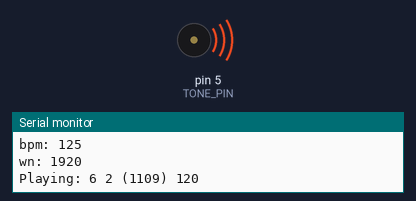
The sketch below on a simulated Arduino Uno, built with avr-gcc and run on an emulated ATmega328P. Shown: buzzer (waves = sounding), the last lines printed to the serial monitor. Storage starts empty.

Above: at 0.1 s.
At 11.2 s:
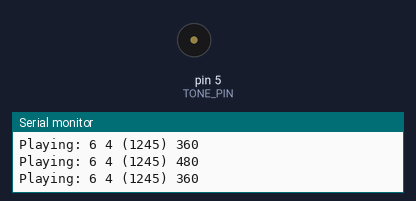
Timing chart, 0 to 12.7 s (numbered marks = the images above):
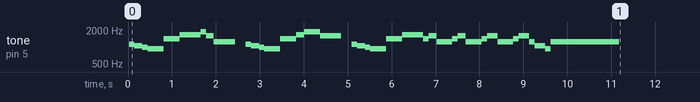

The sketch:

play.ino
```cpp
// d стандартная длительность
// o основная октава
// b скорость четвертных нот в минуту
// . Точка, помещённая рядом с символом ноты или паузы, увеличивает длительность.
//Одна точка увеличивает длительность на половину её значения. (!код не поддерживает несколько точек)
// # добавить полтона
// 8a6 первая цифра длительность ноты если нет, то обычная длительность
// Число за нотой - актава
// , разделитель нот
#include <FS.h>                      //Содержится в пакете
#define TONE_PIN 5

#define NOTE_C4  262
#define NOTE_CS4 277
#define NOTE_D4  294
#define NOTE_DS4 311
#define NOTE_E4  330
#define NOTE_F4  349
#define NOTE_FS4 370
#define NOTE_G4  392
#define NOTE_GS4 415
#define NOTE_A4  440
#define NOTE_AS4 466
#define NOTE_B4  494
#define NOTE_C5  523
#define NOTE_CS5 554
#define NOTE_D5  587
#define NOTE_DS5 622
#define NOTE_E5  659
#define NOTE_F5  698
#define NOTE_FS5 740
#define NOTE_G5  784
#define NOTE_GS5 831
#define NOTE_A5  880
#define NOTE_AS5 932
#define NOTE_B5  988
#define NOTE_C6  1047
#define NOTE_CS6 1109
#define NOTE_D6  1175
#define NOTE_DS6 1245
#define NOTE_E6  1319
#define NOTE_F6  1397
#define NOTE_FS6 1480
#define NOTE_G6  1568
#define NOTE_GS6 1661
#define NOTE_A6  1760
#define NOTE_AS6 1865
#define NOTE_B6  1976
#define NOTE_C7  2093
#define NOTE_CS7 2217
#define NOTE_D7  2349
#define NOTE_DS7 2489
#define NOTE_E7  2637
#define NOTE_F7  2794
#define NOTE_FS7 2960
#define NOTE_G7  3136
#define NOTE_GS7 3322
#define NOTE_A7  3520
#define NOTE_AS7 3729
#define NOTE_B7  3951

int notes[] = { 0,
NOTE_C4, NOTE_CS4, NOTE_D4, NOTE_DS4, NOTE_E4, NOTE_F4, NOTE_FS4, NOTE_G4, NOTE_GS4, NOTE_A4, NOTE_AS4, NOTE_B4,
NOTE_C5, NOTE_CS5, NOTE_D5, NOTE_DS5, NOTE_E5, NOTE_F5, NOTE_FS5, NOTE_G5, NOTE_GS5, NOTE_A5, NOTE_AS5, NOTE_B5,
NOTE_C6, NOTE_CS6, NOTE_D6, NOTE_DS6, NOTE_E6, NOTE_F6, NOTE_FS6, NOTE_G6, NOTE_GS6, NOTE_A6, NOTE_AS6, NOTE_B6,
NOTE_C7, NOTE_CS7, NOTE_D7, NOTE_DS7, NOTE_E7, NOTE_F7, NOTE_FS7, NOTE_G7, NOTE_GS7, NOTE_A7, NOTE_AS7, NOTE_B7
};
//String song = "The Simpsons:d=4,o=5,b=160:c.6,e6,f#6,8a6,g.6,e6,c6,8a,8f#,8f#,8f#,2g,8p,8p,8f#,8f#,8f#,8g,a#.,8c6,8c6,8c6,c6";
//String song = "Indiana:d=4,o=5,b=250:e,8p,8f,8g,8p,1c6,8p.,d,8p,8e,1f,p.,g,8p,8a,8b,8p,1f6,p,a,8p,8b,2c6,2d6,2e6,e,8p,8f,8g,8p,1c6,p,d6,8p,8e6,1f.6,g,8p,8g,e.6,8p,d6,8p,8g,e.6,8p,d6,8p,8g,f.6,8p,e6,8p,8d6,2c6";
//String song = "Entertainer:d=4,o=5,b=140:8d,8d#,8e,c6,8e,c6,8e,2c.6,8c6,8d6,8d#6,8e6,8c6,8d6,e6,8b,d6,2c6,p,8d,8d#,8e,c6,8e,c6,8e,2c.6,8p,8a,8g,8f#,8a,8c6,e6,8d6,8c6,8a,2d6";
//String song  = "Looney:d=4,o=5,b=140:32p,c6,8f6,8e6,8d6,8c6,a.,8c6,8f6,8e6,8d6,8d#6,e.6,8e6,8e6,8c6,8d6,8c6,8e6,8c6,8d6,8a,8c6,8g,8a#,8a,8f";
//String song  = "Bond:d=4,o=5,b=80:32p,16c#6,32d#6,32d#6,16d#6,8d#6,16c#6,16c#6,16c#6,16c#6,32e6,32e6,16e6,8e6,16d#6,16d#6,16d#6,16c#6,32d#6,32d#6,16d#6,8d#6,16c#6,16c#6,16c#6,16c#6,32e6,32e6,16e6,8e6,16d#6,16d6,16c#6,16c#7,c.7,16g#6,16f#6,g#.6";
//String song   = "MASH:d=8,o=5,b=140:4a,4g,f#,g,p,f#,p,g,p,f#,p,2e.,p,f#,e,4f#,e,f#,p,e,p,4d.,p,f#,4e,d,e,p,d,p,e,p,d,p,2c#.,p,d,c#,4d,c#,d,p,e,p,4f#,p,a,p,4b,a,b,p,a,p,b,p,2a.,4p,a,b,a,4b,a,b,p,2a.,a,4f#,a,b,p,d6,p,4e.6,d6,b,p,a,p,2b";
//String song   = "StarWars:d=4,o=5,b=45:32p,32f#,32f#,32f#,8b.,8f#.6,32e6,32d#6,32c#6,8b.6,16f#.6,32e6,32d#6,32c#6,8b.6,16f#.6,32e6,32d#6,32e6,8c#.6,32f#,32f#,32f#,8b.,8f#.6,32e6,32d#6,32c#6,8b.6,16f#.6,32e6,32d#6,32c#6,8b.6,16f#.6,32e6,32d#6,32e6,8c#6";
//String song   = "GoodBad:d=4,o=5,b=56:32p,32a#,32d#6,32a#,32d#6,8a#.,16f#.,16g#.,d#,32a#,32d#6,32a#,32d#6,8a#.,16f#.,16g#.,c#6,32a#,32d#6,32a#,32d#6,8a#.,16f#.,32f.,32d#.,c#,32a#,32d#6,32a#,32d#6,8a#.,16g#.,d#";
//String song   = "TopGun:d=4,o=4,b=31:32p,16c#,16g#,16g#,32f#,32f,32f#,32f,16d#,16d#,32c#,32d#,16f,32d#,32f,16f#,32f,32c#,16f,d#,16c#,16g#,16g#,32f#,32f,32f#,32f,16d#,16d#,32c#,32d#,16f,32d#,32f,16f#,32f,32c#,g#";
//String song   = "A-Team:d=8,o=5,b=125:4d#6,a#,2d#6,16p,g#,4a#,4d#.,p,16g,16a#,d#6,a#,f6,2d#6,16p,c#.6,16c6,16a#,g#.,2a#";
//String song   = "Flinstones:d=4,o=5,b=40:32p,16f6,16a#,16a#6,32g6,16f6,16a#.,16f6,32d#6,32d6,32d6,32d#6,32f6,16a#,16c6,d6,16f6,16a#.,16a#6,32g6,16f6,16a#.,32f6,32f6,32d#6,32d6,32d6,32d#6,32f6,16a#,16c6,a#,16a6,16d.6,16a#6,32a6,32a6,32g6,32f#6,32a6,8g6,16g6,16c.6,32a6,32a6,32g6,32g6,32f6,32e6,32g6,8f6,16f6,16a#.,16a#6,32g6,16f6,16a#.,16f6,32d#6,32d6,32d6,32d#6,32f6,16a#,16c.6,32d6,32d#6,32f6,16a#,16c.6,32d6,32d#6,32f6,16a#6,16c7,8a#.6";
//String song   = "Jeopardy:d=4,o=6,b=125:c,f,c,f5,c,f,2c,c,f,c,f,a.,8g,8f,8e,8d,8c#,c,f,c,f5,c,f,2c,f.,8d,c,a#5,a5,g5,f5,p,d#,g#,d#,g#5,d#,g#,2d#,d#,g#,d#,g#,c.7,8a#,8g#,8g,8f,8e,d#,g#,d#,g#5,d#,g#,2d#,g#.,8f,d#,c#,c,p,a#5,p,g#.5,d#,g#";
String song   = "MahnaMahna:d=16,o=6,b=125:c#,c.,b5,8a#.5,8f.,4g#,a#,g.,4d#,8p,c#,c.,b5,8a#.5,8f.,g#.,8a#.,4g,8p,c#,c.,b5,8a#.5,8f.,4g#,f,g.,8d#.,f,g.,8d#.,f,8g,8d#.,f,8g,d#,8c,a#5,8d#.,8d#.,4d#,8d#.";
//String song   = "MissionImp:d=16,o=6,b=95:32d,32d#,32d,32d#,32d,32d#,32d,32d#,32d,32d,32d#,32e,32f,32f#,32g,g,8p,g,8p,a#,p,c7,p,g,8p,g,8p,f,p,f#,p,g,8p,g,8p,a#,p,c7,p,g,8p,g,8p,f,p,f#,p,a#,g,2d,32p,a#,g,2c#,32p,a#,g,2c,a#5,8c,2p,32p,a#5,g5,2f#,32p,a#5,g5,2f,32p,a#5,g5,2e,d#,8d";
//String song  = "KnightRider:d=4,o=5,b=125:16e,16p,16f,16e,16e,16p,16e,16e,16f,16e,16e,16e,16d#,16e,16e,16e,16e,16p,16f,16e,16e,16p,16f,16e,16f,16e,16e,16e,16d#,16e,16e,16e,16d,16p,16e,16d,16d,16p,16e,16d,16e,16d,16d,16d,16c,16d,16d,16d,16d,16p,16e,16d,16d,16p,16e,16d,16e,16d,16d,16d,16c,16d,16d,16d";
//String song   = "Entertainer:d=4,o=5,b=140:8d,8d#,8e,c6,8e,c6,8e,2c.6,8c6,8d6,8d#6,8e6,8c6,8d6,e6,8b,d6,2c6,p,8d,8d#,8e,c6,8e,c6,8e,2c.6,8p,8a,8g,8f#,8a,8c6,e6,8d6,8c6,8a,2d6";

byte default_dur = 4;
byte default_oct = 1;
int bpm = 63;
  long wholenote;
  long duration;
  byte scale;

void setup() {
  Serial.begin(115200);
  Serial.println();
  SPIFFS.begin();
  //song = readFile("Simpsons.txt", 4096); // Раскоментировать если хотим сыграть из файла, загрузите  SPIFFS
  if (song!= "Failed" && song!= "Large"){
  getMuzicPar();
   while (song != "")
 {
  playNote();
  }
  }
  else Serial.println("Bad File");
}

void loop() {

}

void getMuzicPar(){
  Serial.println(selectToMarker(song, ":")); // Название компазиции
  song = deleteBeforeDelimiter(song, ":");  // Отрезаем название
  String title = selectToMarker(song, ":"); // Выделяем заголовок
  song = deleteBeforeDelimiter(song, ":");  // Оставить только ноты
  String first = selectToMarker(title, ","); // первый параметр
  title = deleteBeforeDelimiter(title, ","); // отбросить
  String second = selectToMarker(title, ","); // второй параметр
  title = deleteBeforeDelimiter(title, ","); // отбросить теперь тут третий параметр
  first = deleteBeforeDelimiter(first, "=");
  byte d =  first.toInt(); // получаем длительность
  if(d > 0) default_dur = d;
  Serial.print("ddur: ");
  Serial.println(first);
  second = deleteBeforeDelimiter(second, "=");
  default_oct = second.toInt(); // получаем октаву
  Serial.print("doct: ");
  Serial.println(second);
  title = deleteBeforeDelimiter(title, "=");
  bpm = title.toInt();
  wholenote = (60 * 1000L / bpm) * 4;  // this is the time for whole note (in milliseconds)
  Serial.print("bpm: ");
  Serial.println(title);
  Serial.print("wn: "); Serial.println(wholenote, 10);
  }
void playNote(){
  String note = selectToMarker(song, ","); // Выделяем ноту из строки
  int8_t n=-1; // позиция имени ноты
  uint8_t nn=0; // Позиция ноты в массиве тонов
  String nS; // Символьное обозначение ноты
  // определяем позицию ноты в массиве
  if (n ==-1) {nS = "c"; n = note.indexOf(nS);nn=1;}
  if (n ==-1) {nS = "d";n = note.indexOf(nS);nn=3;}
  if (n ==-1) {nS = "e";n = note.indexOf(nS);nn=5;}
  if (n ==-1) {nS = "f";n = note.indexOf(nS);nn=6;}
  if (n ==-1) {nS = "g";n = note.indexOf(nS);nn=8;}
  if (n ==-1) {nS = "a";n = note.indexOf(nS);nn=10;}
  if (n ==-1) {nS = "b";n = note.indexOf(nS);nn=12;}
  if (n ==-1) {nS = "p";n = note.indexOf(nS);nn=0;}
  // если перед нотой есть число, то это длительность
  if (n>0){
    int num = selectToMarker(note,nS).toInt(); // Вделяем длительность в виде числа
    if(num) duration = wholenote / num;        // Переводим в ms
    }
    else duration = wholenote / default_dur;  // Если длительность не указана, то устанавливаем длительность по умолчанию
   // проверяем дополнительные символы для ноты
   if (note.indexOf(".")!=-1) duration += duration/2; // если есть точка то увеличиваем длительность на четверть
   if (note.indexOf("#")!=-1) nn++;                   // если есть # указываем на ноту на полтона выше
   // проверяем признак октавы
   scale = note.substring(note.length()-1,note.length()).toInt(); // выделяем последний символ и переводим в int это будет октава
   // если получили 0
   if (scale==0){
    scale = default_oct; // октава по умолчанию
    }
    // получим частоту ноты
    int toneF = notes[(scale - 4) * 12 + nn];
    // теперь есть все данные ноты scale = октава, nn = номер ноты в массиве, duration = длительность, toneF = частота ноты
   if (nn!=0){ //если номер ноты не 0 играем ноту, иначе делаем паузу
      Serial.print("Playing: ");
      Serial.print(scale, 10); Serial.print(' ');
      Serial.print(nn, 10); Serial.print(" (");
      Serial.print(toneF, 10);
      Serial.print(") ");
      Serial.println(duration, 10);
  tone(TONE_PIN, toneF);
  delay(duration);
  noTone(TONE_PIN);
   }
   else{
    Serial.print("Pausing: ");
      Serial.println(duration, 10);
      delay(duration);
    }
   // Отрезаем от строки проигранную ноту.
  int p = note.length();
  song = song.substring(p + 1);
  }

  // --------------------Выделяем строку до маркера
String selectToMarker (String str, String found) {
  int p = str.indexOf(found);
  return str.substring(0, p);
}

//----------------------Удаляем все до символа разделителя
String deleteBeforeDelimiter(String str, String found) {
  int p = str.indexOf(found) + found.length();
  return str.substring(p);
}

// ------------- Чтение файла в строку
String readFile(String fileName, size_t len ) {
  File configFile = SPIFFS.open("/" + fileName, "r");
  if (!configFile) {
    return "Failed";
  }
  size_t size = configFile.size();
  if (size > len) {
    configFile.close();
    return "Large";
  }
  String temp = configFile.readString();
  configFile.close();
  return temp;
}
```
